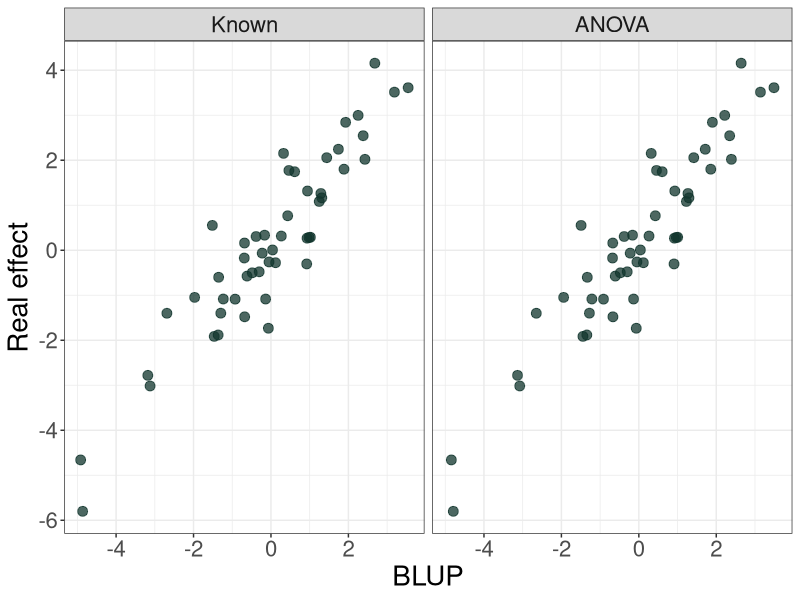
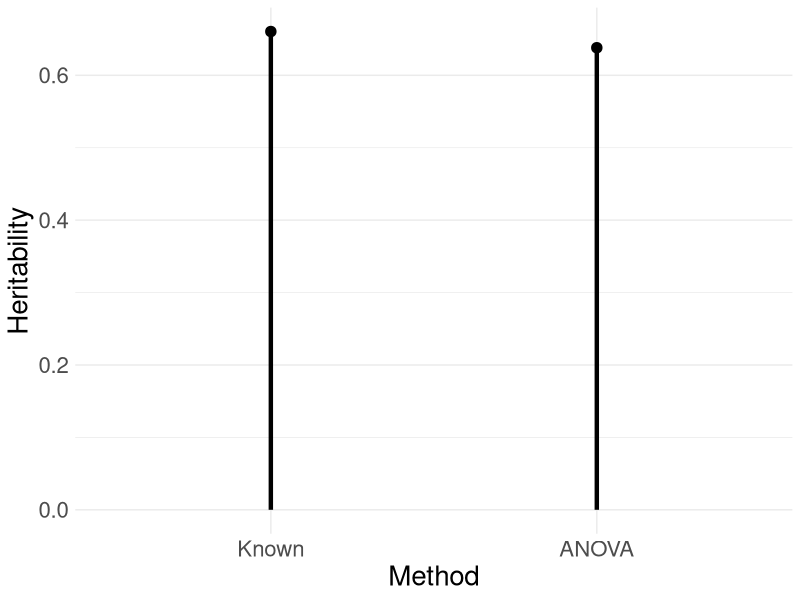
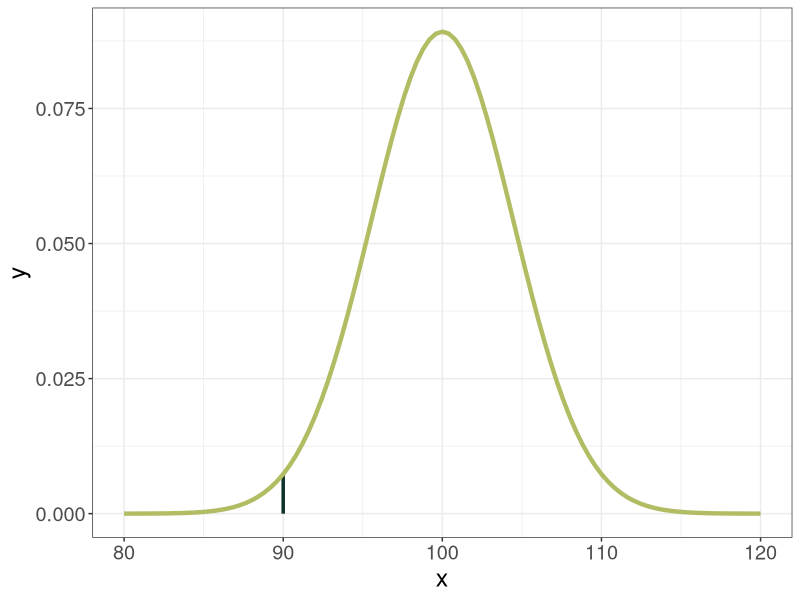
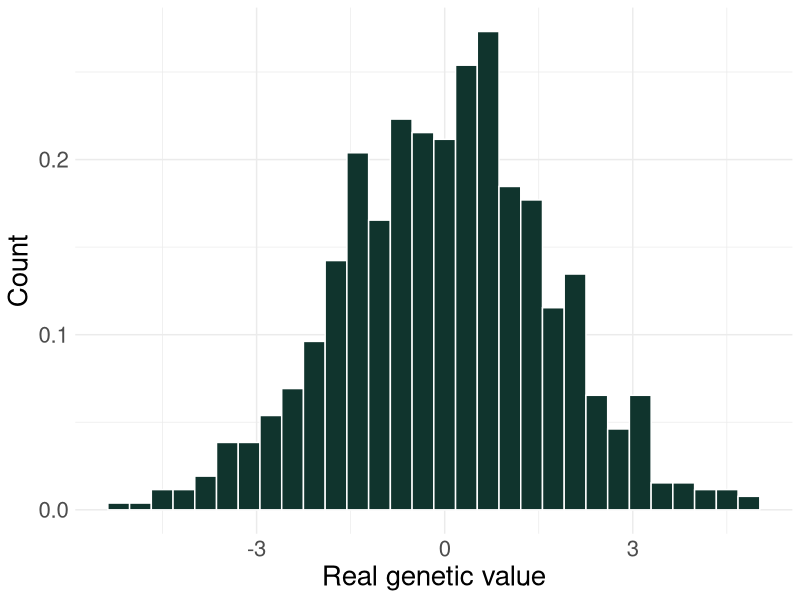
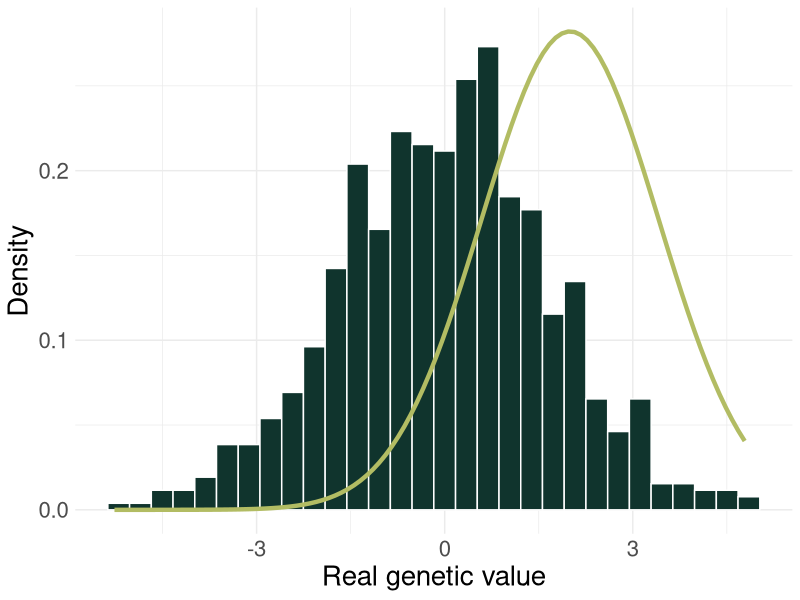
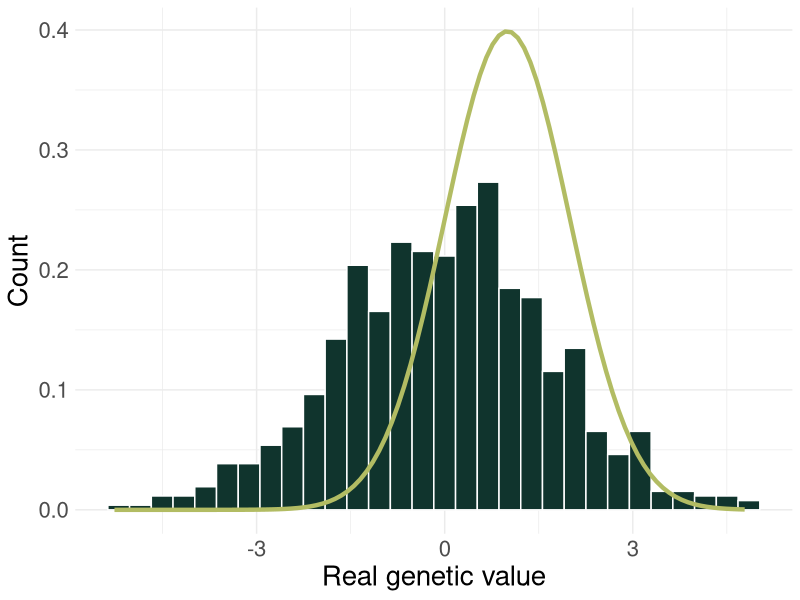
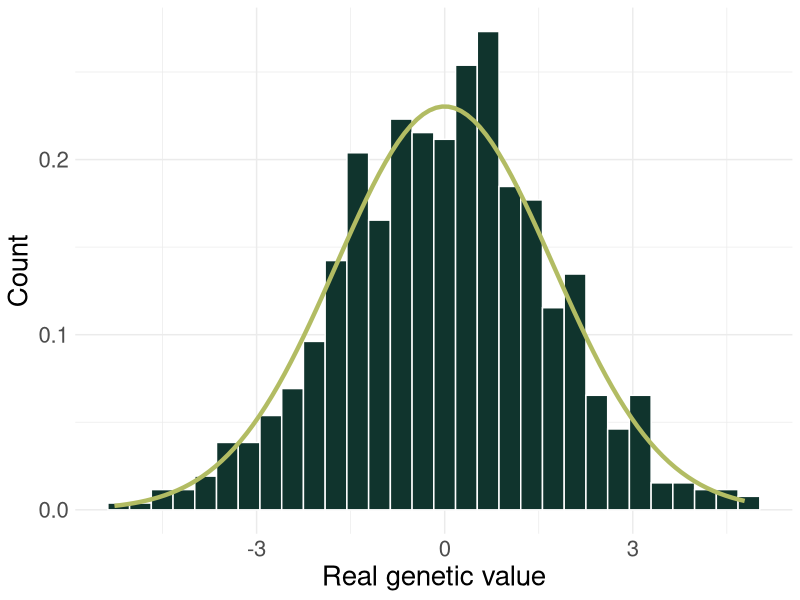
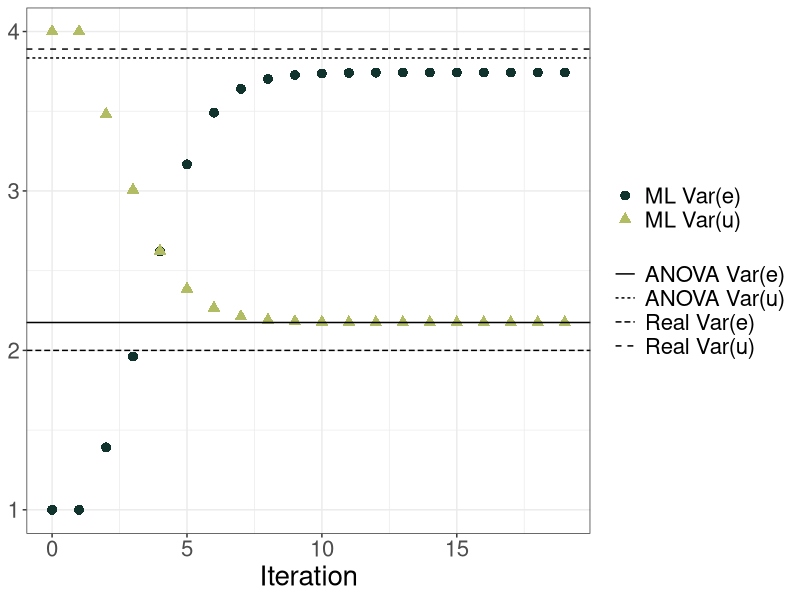

Write R code to recreate these figures, in order.
set.seed(77)
sigma2u = 3.89
sigma2e = 2
mu = 10
dat = data.frame(
  gen = factor(rep(paste0("P", sprintf(paste0('%0', 2,'d'), seq(1:50))), each = 3)),
  gen_eff = rep(rnorm(50, mean = 0, sd = sqrt(sigma2u)), each = 3),
  noise = rnorm(50*3, mean = 0, sd = sqrt(sigma2e))
)
dat$y = dat$gen_eff + dat$noise + mu

Z = model.matrix(~-1 + gen, data = dat)
Z[1:9, 1:3]

ZlZ = crossprod(Z)
ZlZ[1:5, 1:5]

ZlZ_inv = solve(ZlZ)
round(ZlZ_inv[1:5, 1:5])

Hz = Z %*% ZlZ_inv %*% t(Z)
round(Hz[1:9, 1:9], 2)

X = matrix(1, nrow = length(dat$y))
Hx = X %*% solve(crossprod(X)) %*% t(X)
round(Hx[1:5, 1:5], 2)

sum(diag(Hz))

sum(diag(Hx))

mod = lm(y ~ gen, data = dat)
an = anova(mod); an

mst = an["gen", "Mean Sq"]
mse = an["Residuals", "Mean Sq"]
sigma2u_hat = (mst - mse)/3

real_h2 = sigma2u/(sigma2u+sigma2e)
anova_h2 = sigma2u_hat/(sigma2u_hat + mse)

G = diag(nrow = nlevels(dat$gen)) * sigma2u
R = diag(nrow = nrow(dat)) * sigma2e
V = Z %*% G %*% t(Z) + R 
blue = solve(t(X) %*% solve(V) %*% X) %*% t(X) %*% solve(V) %*% dat$y
blup = G %*% t(Z) %*% solve(V) %*% (dat$y - X %*% blue)

G = diag(nrow = nlevels(dat$gen)) * sigma2u_hat
R = diag(nrow = nrow(dat)) * mse
V = Z %*% G %*% t(Z) + R 
eblue = solve(t(X) %*% solve(V) %*% X) %*% t(X) %*% solve(V) %*% dat$y
eblup = G %*% t(Z) %*% solve(V) %*% (dat$y - X %*% eblue)

library(ggplot2)
aux = cbind(unique(dat[,c("gen","gen_eff")]), solu = c(blup, eblup), 
            method = rep(c("Known", "ANOVA"), each = 50))
aux$method = factor(aux$method, levels = c("Known", "ANOVA"))

ggplot(data = aux, aes(x = solu, y = gen_eff)) + 
  facet_wrap(.~method) + 
  labs(x = "BLUP", y = "Real effect") + 
  geom_point(size = 3, alpha = .75, color = "#10342d") + 
  theme_bw() + 
  theme(text = element_text(size = 20))

herita = data.frame(method = c("Known", "ANOVA"), 
                    value = c(real_h2, anova_h2))
herita$method = factor(herita$method, levels = c("Known", "ANOVA"))

ggplot(data = herita, aes(x = method, y = value)) + 
  geom_segment(aes(x = method, xend = method, y = 0, yend = value), 
               linewidth = 1.5) + 
  geom_point(shape = 19, size = 3.2) + 
  labs(x = "Method", y = "Heritability") + 
  theme_minimal() + 
  theme(text = element_text(size = 20))

(1/(sqrt(2*pi*20))) * exp(-0.5*((90-100)/sqrt(20))^2)

ggplot() +
  geom_segment(
    aes(
      x = 90,
      xend = 90,
      y = 0,
      yend = dnorm(90, mean = 100, sd = sqrt(20))
    ),
    color = "#10342d",
    linewidth = 1.2
  ) +
  stat_function(
    fun = function(x)
      dnorm(x, mean = 100, sd = sqrt(20)),
    colour = '#b2bc63',
    linewidth = 1.5,
    xlim = c(80, 120)
  ) +
  theme_bw() +
  theme(text = element_text(size = 18)) 

(1/(sqrt(2*pi*20))) * exp(-0.5*((90-100)/sqrt(20))^2) * 
  (1/(sqrt(2*pi*20))) * exp(-0.5*((110-100)/sqrt(20))^2)

set.seed(9)
ggplot() + 
  geom_histogram(aes(x = rnorm(750, mean = 0, sd = sqrt(3)),
                     y = after_stat(density)), 
                 color = 'white', fill = "#10342d")+
  theme_minimal() + 
  labs(x = "Real genetic value", y = "Count") + 
  theme(text = element_text(size = 20)) 

set.seed(9)
ggplot() + 
  geom_histogram(aes(x = rnorm(750, mean = 0, sd = sqrt(3)),
                     y = after_stat(density)), 
                 color = 'white', fill = "#10342d") +
  theme_minimal() + 
  labs(x = "Real genetic value", y = "Density") + 
  theme(text = element_text(size = 20)) +
  stat_function(
    fun = function(x)
      dnorm(x, mean = 2, sd = sqrt(2)),
    colour = '#b2bc63',
    linewidth = 1.5
  ) 

set.seed(9)
ggplot() + 
  geom_histogram(aes(x = rnorm(750, mean = 0, sd = sqrt(3)),
                     y = after_stat(density)), 
                 color = 'white', fill = "#10342d") +
  theme_minimal() + 
  labs(x = "Real genetic value", y = "Count") + 
  theme(text = element_text(size = 20)) +
  stat_function(
    fun = function(x)
      dnorm(x, mean = 1, sd = sqrt(1)),
    colour = '#b2bc63',
    linewidth = 1.5
  ) 

set.seed(9)
ggplot() + 
  geom_histogram(aes(x = rnorm(750, mean = 0, sd = sqrt(3)),
                     y = after_stat(density)), 
                 color = 'white', fill = "#10342d") +
  theme_minimal() + 
  labs(x = "Real genetic value", y = "Count") + 
  theme(text = element_text(size = 20)) +
  stat_function(
    fun = function(x)
      dnorm(x, mean = 0, sd = sqrt(3)),
    colour = '#b2bc63',
    linewidth = 1.5
  ) 


s2u = 1
s2e = 4
beta = mean(dat$y)
niter = 100
tol = 1e-6

progress = list()
progress[[1]] = data.frame(iter = 0, beta = beta, s2u = s2u, s2e = s2e)
for (i in 1:niter) {
  # Expectation step
  G = diag(nrow = nlevels(dat$gen)) * s2u
  R = diag(nrow = nrow(dat)) * s2e
  V = Z %*% G %*% t(Z) + R 
  Vinv = solve(V)
  uhat = s2u * t(Z) %*% Vinv %*% (dat$y - X %*% beta)
  Var_u_y = G - G %*% t(Z) %*% Vinv %*% Z %*% G
  
  # Maximization step
  beta_new = solve(t(X) %*% X) %*% t(X) %*% (dat$y - Z %*% uhat)
  s2u_new = as.numeric(t(uhat) %*% uhat + sum(diag(Var_u_y)))/length(unique(dat$gen))
  e_hat = dat$y - X %*% beta_new - Z %*% uhat
  s2e_new = as.numeric(t(e_hat) %*% e_hat + sum(diag(Z %*% Var_u_y %*% t(Z)))) / nrow(dat)
  
  progress[[i + 1]] = data.frame(iter = i, beta = beta_new,
                                 s2u = s2u, s2e = s2e
  )
  if (abs(s2u_new - s2u) < tol && abs(s2e_new - s2e) < tol) {
    break
  } else{
    beta = beta_new
    s2u = s2u_new
    s2e = s2e_new
  }
}

progress = do.call(rbind, progress)
ggplot(data = progress, aes(x = iter, y = s2u)) + 
  geom_point(aes(color = "ML Var(e)", shape = "ML Var(e)"), size = 3) + 
  geom_point(aes(x = iter, y = s2e, color = "ML Var(u)", shape = "ML Var(u)"), size = 3) + 
  geom_hline(aes(yintercept = sigma2u, linetype = "Real Var(u)")) +
  geom_hline(aes(yintercept = sigma2e, linetype = "Real Var(e)")) + 
  geom_hline(aes(yintercept = mse, linetype = "ANOVA Var(e)"))+
  geom_hline(aes(yintercept = sigma2u_hat, linetype = "ANOVA Var(u)")) + 
  labs(shape = "", color = "", linetype = "", x = "Iteration") + 
  theme_bw() + 
  theme(text = element_text(size = 20), legend.position = 'right', 
        legend.title = element_blank(), 
        axis.title.y = element_blank()) + 
  scale_color_manual(values=c("#10342d", "#b2bc63"))

herita = rbind(herita, data.frame(method = factor("ML"), 
                                  value = progress[nrow(progress),3]/
                                    sum(progress[nrow(progress),c(3,4)])))

ggplot(data = herita, aes(x = method, y = value)) + 
  geom_segment(aes(x = method, xend = method, y = 0, yend = value), 
               linewidth = 1.5) + 
  geom_point(shape = 19, size = 3.2) + 
  labs(x = "Method", y = "Heritability") + 
  theme_minimal() + 
  theme(text = element_text(size = 20))

G = diag(nrow = nlevels(dat$gen)) * progress$s2u[nrow(progress)]
R = diag(nrow = nrow(dat)) * progress$s2e[nrow(progress)]
V = Z %*% G %*% t(Z) + R 
eblue = solve(t(X) %*% solve(V) %*% X) %*% t(X) %*% solve(V) %*% dat$y
eblup = G %*% t(Z) %*% solve(V) %*% (dat$y - X %*% eblue)
aux = rbind(aux, cbind(unique(dat[,c("gen","gen_eff")]), solu = eblup, 
                       method = factor("ML")))

ggplot(data = aux, aes(x = solu, y = gen_eff)) + 
  facet_wrap(.~method) + 
  labs(x = "BLUP", y = "Real effect") + 
  geom_point(size = 3, alpha = .75, color = "#10342d") + 
  theme_bw() + 
  theme(text = element_text(size = 20))


s2u = 1
s2e = 4
beta = mean(dat$y)
niter = 100
tol = 1e-6

progress2 = list()
progress2[[1]] = data.frame(iter = 0, beta = beta, s2u = s2u, s2e = s2e)
for (i in 1:niter) {
  
  # Expectation step
  G = diag(nrow = nlevels(dat$gen)) * s2u
  R = diag(nrow = nrow(dat)) * s2e
  V = Z %*% G %*% t(Z) + R 
  Vinv = solve(V)
  beta_new = solve(t(X) %*% Vinv %*% X) %*% t(X) %*% Vinv %*% dat$y
  P = Vinv - Vinv %*% X %*% solve(t(X) %*% Vinv %*% X) %*% t(X) %*% Vinv
  uhat = s2u * t(Z) %*% Vinv %*% (dat$y - X %*% beta)
  Var_u_y = G - G %*% t(Z) %*% Vinv %*% Z %*% G
  e_hat = dat$y - X %*% beta_new - Z %*% uhat
  Var_e_y = R - R %*% P %*% R
  
  
  # Maximization step
  s2u_new = as.numeric(t(uhat) %*% uhat + sum(diag(Var_u_y)))/length(unique(dat$gen))
  s2e_new = as.numeric(t(e_hat) %*% e_hat + sum(diag(Var_e_y))) / nrow(dat)
  
  progress2[[i + 1]] = data.frame(
    iter = i,
    beta = beta_new,
    s2u = s2u,
    s2e = s2e
  )
  
  if (abs(s2u_new - s2u) < tol && abs(s2e_new - s2e) < tol) {
    break
  } else{
    beta = beta_new
    s2u = s2u_new
    s2e = s2e_new
  }
}


progress2 = do.call(rbind, progress2)
progress2$method = "REML"
progress$method = "ML"
progress = rbind(progress, progress2)
ggplot(data = progress, aes(x = iter, y = s2u)) +
  facet_wrap(.~method) + 
  geom_point(aes(color = "(RE)ML Var(e)", shape = "(RE)ML Var(e)"), size = 3) +
  geom_point(aes(x = iter, y = s2e, color = "(RE)ML Var(u)", shape = "(RE)ML Var(u)"), size = 3) + 
  geom_hline(aes(yintercept = sigma2u, linetype = "Real Var(u)")) +
  geom_hline(aes(yintercept = sigma2e, linetype = "Real Var(e)")) + 
  geom_hline(aes(yintercept = mse, linetype = "ANOVA Var(e)"))+
  geom_hline(aes(yintercept = sigma2u_hat, linetype = "ANOVA Var(u)")) + 
  labs(shape = "", color = "", linetype = "", x = "Iteration") + 
  theme_bw() + 
  theme(text = element_text(size = 20), legend.position = 'right', 
        legend.title = element_blank(), 
        axis.title.y = element_blank()) + 
  scale_color_manual(values=c("#10342d", "#b2bc63"))


herita = rbind(herita, data.frame(method = factor("REML"), 
                                  value = progress[nrow(progress),3]/
                                    sum(progress[nrow(progress),c(3,4)])))

ggplot(data = herita, aes(x = method, y = value)) + 
  geom_segment(aes(x = method, xend = method, y = 0, yend = value), 
               linewidth = 1.5) + 
  geom_point(shape = 19, size = 3.2) + 
  labs(x = "Method", y = "Heritability") + 
  theme_minimal() + 
  theme(text = element_text(size = 20))

G = diag(nrow = nlevels(dat$gen)) * progress$s2u[nrow(progress)]
R = diag(nrow = nrow(dat)) * progress$s2e[nrow(progress)]
V = Z %*% G %*% t(Z) + R 
eblue = solve(t(X) %*% solve(V) %*% X) %*% t(X) %*% solve(V) %*% dat$y
eblup = G %*% t(Z) %*% solve(V) %*% (dat$y - X %*% eblue)
aux = rbind(aux, cbind(unique(dat[,c("gen","gen_eff")]), solu = eblup, 
                       method = factor("REML")))

ggplot(data = aux, aes(x = solu, y = gen_eff)) + 
  facet_wrap(.~method) + 
  labs(x = "BLUP", y = "Real effect") + 
  geom_point(size = 3, alpha = .75, color = "#10342d") + 
  theme_bw() + 
  theme(text = element_text(size = 20))

set.seed(233)
dat2 = dat
dat2$y[sample(length(dat2$y), 40)] = NA
Zd = model.matrix(~-1 + gen, 
                  data = na.exclude(dat2))
Xd = matrix(1, nrow = nrow(na.exclude(dat2)))

table(na.exclude(dat2)$gen)

mod = lm(y ~ gen, data = dat2, contrasts = list(gen = "contr.sum"))
an = car::Anova(mod, type = "II")

mst = an["gen", 1]/an["gen", 2]
mse = an["Residuals", 1]/an["Residuals", 2]

# New denominator
den = (1/(nlevels(dat$gen)))*(nrow(dat)-(sum(table(na.exclude(dat2)$gen))/nrow(dat)))

sigma2u_hat = (mst - mse)/den

G = diag(nrow = nlevels(dat$gen)) * sigma2u
R = diag(nrow = nrow(dat)) * sigma2e
V = Z %*% G %*% t(Z) + R 
blue = solve(t(X) %*% solve(V) %*% X) %*% t(X) %*% solve(V) %*% dat$y
blup = G %*% t(Z) %*% solve(V) %*% (dat$y - X %*% blue)

Gd = diag(nrow = nlevels(dat2$gen)) * sigma2u_hat
Rd = diag(nrow = nrow(na.exclude(dat2))) * mse
Vd = Zd %*% Gd %*% t(Zd) + Rd 
eblue = solve(t(Xd) %*% solve(Vd) %*% Xd) %*% t(Xd) %*% solve(Vd) %*% na.exclude(dat2)$y
eblup = G %*% t(Zd) %*% solve(Vd) %*% (na.exclude(dat2)$y - Xd %*% eblue)

aux = cbind(unique(dat[,c("gen","gen_eff")]), solu = c(blup, eblup), 
            method = rep(c("Known", "ANOVA"), each = 50))
aux$method = factor(aux$method, levels = c("Known", "ANOVA"))

ggplot(data = aux, aes(x = solu, y = gen_eff)) + 
  facet_wrap(.~method) + 
  labs(x = "BLUP", y = "Real effect") + 
  geom_point(size = 3, alpha = .75, color = "#10342d") + 
  theme_bw() + 
  theme(text = element_text(size = 20))

herita = data.frame(method = c("Known", "ANOVA"), 
                    value = c(real_h2, sigma2u_hat/(sigma2u_hat+mse)))
herita$method = factor(herita$method, levels = c("Known", "ANOVA"))

ggplot(data = herita, aes(x = method, y = value)) + 
  geom_segment(aes(x = method, xend = method, y = 0, yend = value), 
               linewidth = 1.5) + 
  geom_point(shape = 19, size = 3.2) + 
  labs(x = "Method", y = "Heritability") + 
  theme_minimal() + 
  theme(text = element_text(size = 20))

s2u = 1
s2e = 4
y = na.exclude(dat2)$y
beta = mean(y)
niter = 100
tol = 1e-6

progress = list()
progress[[1]] = data.frame(iter = 0, beta = beta, s2u = s2u, s2e = s2e)
for (i in 1:niter) {
  
  # Expectation step
  Gd = diag(nrow = nlevels(dat2$gen)) * s2u
  Rd = diag(nrow = nrow(na.exclude(dat2))) * s2e
  Vd = Zd %*% Gd %*% t(Zd) + Rd 
  Vinv = solve(Vd)
  uhat = s2u * t(Zd) %*% Vinv %*% (y - Xd %*% beta)
  Var_u_y = Gd - Gd %*% t(Zd) %*% Vinv %*% Zd %*% Gd
  
  # Maximization step
  beta_new = solve(t(Xd) %*% Xd) %*% t(Xd) %*% (y - Zd %*% uhat)
  s2u_new = as.numeric(t(uhat) %*% uhat + sum(diag(Var_u_y)))/length(unique(dat$gen))
  e_hat = y - Xd %*% beta_new - Zd %*% uhat
  s2e_new = as.numeric(t(e_hat) %*% e_hat + sum(diag(Zd %*% Var_u_y %*% t(Zd)))) / length(y)
  
  if (abs(s2u_new - s2u) < tol && abs(s2e_new - s2e) < tol) {
    beta = beta_new
    s2u = s2u_new
    s2e = s2e_new
    progress[[i + 1]] = data.frame(
      iter = i,
      beta = beta_new,
      s2u = s2u,
      s2e = s2e
    )
    break
  } else{
    beta = beta_new
    s2u = s2u_new
    s2e = s2e_new
    progress[[i + 1]] = data.frame(
      iter = i,
      beta = beta_new,
      s2u = s2u,
      s2e = s2e
    )
  }
}

progress = do.call(rbind, progress)
Gd = diag(nrow = nlevels(dat2$gen)) * progress$s2u[nrow(progress)]
Rd = diag(nrow = nrow(na.exclude(dat2))) * progress$s2e[nrow(progress)]
Vd = Zd %*% Gd %*% t(Zd) + Rd 
eblue = solve(t(Xd) %*% solve(Vd) %*% Xd) %*% t(Xd) %*% solve(Vd) %*% y
eblup = Gd %*% t(Zd) %*% solve(Vd) %*% (y - Xd %*% eblue)
aux = rbind(aux, cbind(unique(dat[,c("gen","gen_eff")]), solu = eblup, 
                       method = factor("ML")))

ggplot(data = aux, aes(x = solu, y = gen_eff)) + 
  facet_wrap(.~method) + 
  labs(x = "BLUP", y = "Real effect") + 
  geom_point(size = 3, alpha = .75, color = "#10342d") + 
  theme_bw() + 
  theme(text = element_text(size = 20))

herita = rbind(herita, data.frame(method = factor("ML"), 
                                  value = progress[nrow(progress),3]/
                                    sum(progress[nrow(progress),c(3,4)])))

ggplot(data = herita, aes(x = method, y = value)) + 
  geom_segment(aes(x = method, xend = method, y = 0, yend = value), 
               linewidth = 1.5) + 
  geom_point(shape = 19, size = 3.2) + 
  labs(x = "Method", y = "Heritability") + 
  theme_minimal() + 
  theme(text = element_text(size = 20))

s2u = 1
s2e = 4
y = na.exclude(dat2)$y
beta = mean(y)
niter = 100
tol = 1e-6

progress2 = list()
progress2[[1]] = data.frame(iter = 0, beta = beta, s2u = s2u, s2e = s2e)
for (i in 1:niter) {
  
  # Expectation step
  Gd = diag(nrow = nlevels(dat2$gen)) * s2u
  Rd = diag(nrow = nrow(na.exclude(dat2))) * s2e
  Vd = Zd %*% Gd %*% t(Zd) + Rd 
  Vinv = solve(Vd)
  beta_new = solve(t(Xd) %*% Vinv %*% Xd) %*% t(Xd) %*% Vinv %*% y
  P = Vinv - Vinv %*% Xd %*% solve(t(Xd) %*% Vinv %*% Xd) %*% t(Xd) %*% Vinv
  uhat = s2u * t(Zd) %*% Vinv %*% (y - Xd %*% beta)
  Var_u_y = Gd - Gd %*% t(Zd) %*% Vinv %*% Zd %*% Gd
  e_hat = y - Xd %*% beta_new - Zd %*% uhat
  Var_e_y = Rd - Rd %*% P %*% Rd
  
  
  # Maximization step
  s2u_new = as.numeric(t(uhat) %*% uhat + sum(diag(Var_u_y)))/length(unique(dat$gen))
  s2e_new = as.numeric(t(e_hat) %*% e_hat + sum(diag(Var_e_y))) / length(y)
  
  progress2[[i + 1]] = data.frame(
    iter = i,
    beta = beta_new,
    s2u = s2u,
    s2e = s2e
  )
  
  if (abs(s2u_new - s2u) < tol && abs(s2e_new - s2e) < tol) {
    break
  } else{
    beta = beta_new
    s2u = s2u_new
    s2e = s2e_new
  }
}

progress2 = do.call(rbind, progress2)
progress2$method = "REML"
progress$method = "ML"
progress = rbind(progress, progress2)

Gd = diag(nrow = nlevels(dat2$gen)) * progress$s2u[nrow(progress)]
Rd = diag(nrow = nrow(na.exclude(dat2))) * progress$s2e[nrow(progress)]
Vd = Zd %*% Gd %*% t(Zd) + Rd
eblue = solve(t(Xd) %*% solve(Vd) %*% Xd) %*% t(Xd) %*% solve(Vd) %*% y
eblup = Gd %*% t(Zd) %*% solve(Vd) %*% (y - Xd %*% eblue)
aux = rbind(aux, cbind(unique(dat[,c("gen","gen_eff")]), solu = eblup, 
                       method = factor("REML")))

ggplot(data = aux, aes(x = solu, y = gen_eff)) + 
  facet_wrap(.~method) + 
  labs(x = "BLUP", y = "Real effect") + 
  geom_point(size = 3, alpha = .75, color = "#10342d") + 
  theme_bw() + 
  theme(text = element_text(size = 20))

herita = rbind(herita, data.frame(method = factor("REML"), 
                                  value = progress[nrow(progress),3]/
                                    sum(progress[nrow(progress),c(3,4)])))

ggplot(data = herita, aes(x = method, y = value)) + 
  geom_segment(aes(x = method, xend = method, y = 0, yend = value), 
               linewidth = 1.5) + 
  geom_point(shape = 19, size = 3.2) + 
  labs(x = "Method", y = "Heritability") + 
  theme_minimal() + 
  theme(text = element_text(size = 20))
